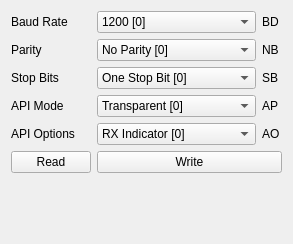
      <widget class="QWidget" name="RadioParameters_Serial">
       <attribute name="title">
        <string>Serial Parameters</string>
       </attribute>
       <layout class="QGridLayout" name="gridLayout_8">
        <item row="5" column="2" colspan="2">
         <widget class="QComboBox" name="RadioParameters_ApiMode">
          <property name="ParameterID" stdset="0">
           <string>AP</string>
          </property>
          <item>
           <property name="text">
            <string>Transparent [0]</string>
           </property>
          </item>
          <item>
           <property name="text">
            <string>API Without Escapes [1]</string>
           </property>
          </item>
          <item>
           <property name="text">
            <string>API With Escapes</string>
           </property>
          </item>
         </widget>
        </item>
        <item row="2" column="2" colspan="2">
         <widget class="QComboBox" name="RadioParameters_BaudRate">
          <property name="ParameterID" stdset="0">
           <string>BD</string>
          </property>
          <item>
           <property name="text">
            <string>1200 [0]</string>
           </property>
          </item>
          <item>
           <property name="text">
            <string>2400 [1]</string>
           </property>
          </item>
          <item>
           <property name="text">
            <string>4800 [2]</string>
           </property>
          </item>
          <item>
           <property name="text">
            <string>9600 [3]</string>
           </property>
          </item>
          <item>
           <property name="text">
            <string>19200 [4]</string>
           </property>
          </item>
          <item>
           <property name="text">
            <string>38400 [5]</string>
           </property>
          </item>
          <item>
           <property name="text">
            <string>57600 [6]</string>
           </property>
          </item>
          <item>
           <property name="text">
            <string>115200 [7]</string>
           </property>
          </item>
          <item>
           <property name="text">
            <string>230400 [8]</string>
           </property>
          </item>
          <item>
           <property name="text">
            <string>460800 [9]</string>
           </property>
          </item>
          <item>
           <property name="text">
            <string>921600 [A]</string>
           </property>
          </item>
         </widget>
        </item>
        <item row="9" column="2">
         <spacer name="horizontalSpacer">
          <property name="orientation">
           <enum>Qt::Orientation::Horizontal</enum>
          </property>
          <property name="sizeHint" stdset="0">
           <size>
            <width>40</width>
            <height>20</height>
           </size>
          </property>
         </spacer>
        </item>
        <item row="3" column="4">
         <widget class="QLabel" name="label_38">
          <property name="text">
           <string>NB</string>
          </property>
         </widget>
        </item>
        <item row="2" column="4">
         <widget class="QLabel" name="label_37">
          <property name="text">
           <string>BD </string>
          </property>
         </widget>
        </item>
        <item row="2" column="1">
         <widget class="QLabel" name="label_33">
          <property name="text">
           <string>Baud Rate</string>
          </property>
         </widget>
        </item>
        <item row="7" column="1">
         <widget class="QPushButton" name="RadioParameters_Serial_ReadButton">
          <property name="text">
           <string>Read</string>
          </property>
         </widget>
        </item>
        <item row="6" column="4">
         <widget class="QLabel" name="label_42">
          <property name="text">
           <string>AO</string>
          </property>
         </widget>
        </item>
        <item row="6" column="1">
         <widget class="QLabel" name="label_36">
          <property name="text">
           <string>API Options</string>
          </property>
         </widget>
        </item>
        <item row="4" column="1">
         <widget class="QLabel" name="label_39">
          <property name="text">
           <string>Stop Bits</string>
          </property>
         </widget>
        </item>
        <item row="6" column="2" colspan="2">
         <widget class="QComboBox" name="RadioParameters_ApiOptions">
          <property name="ParameterID" stdset="0">
           <string>AO</string>
          </property>
          <item>
           <property name="text">
            <string>RX Indicator [0]</string>
           </property>
          </item>
          <item>
           <property name="text">
            <string>Explicit RX Indicator [1]</string>
           </property>
          </item>
          <item>
           <property name="text">
            <string>Legacy RX Indicator [2]</string>
           </property>
          </item>
         </widget>
        </item>
        <item row="5" column="1">
         <widget class="QLabel" name="label_35">
          <property name="text">
           <string>API Mode</string>
          </property>
         </widget>
        </item>
        <item row="3" column="2" colspan="2">
         <widget class="QComboBox" name="RadioParameters_Parity">
          <property name="ParameterID" stdset="0">
           <string>NB</string>
          </property>
          <item>
           <property name="text">
            <string>No Parity [0]</string>
           </property>
          </item>
          <item>
           <property name="text">
            <string>Even Parity [1]</string>
           </property>
          </item>
          <item>
           <property name="text">
            <string>Odd Parity [2]</string>
           </property>
          </item>
         </widget>
        </item>
        <item row="4" column="2" colspan="2">
         <widget class="QComboBox" name="RadioParameters_StopBits">
          <property name="ParameterID" stdset="0">
           <string>SB</string>
          </property>
          <item>
           <property name="text">
            <string>One Stop Bit [0]</string>
           </property>
          </item>
          <item>
           <property name="text">
            <string>Two Stop Bits [1]</string>
           </property>
          </item>
         </widget>
        </item>
        <item row="8" column="1">
         <spacer name="verticalSpacer_3">
          <property name="orientation">
           <enum>Qt::Orientation::Vertical</enum>
          </property>
          <property name="sizeHint" stdset="0">
           <size>
            <width>20</width>
            <height>40</height>
           </size>
          </property>
         </spacer>
        </item>
        <item row="3" column="1">
         <widget class="QLabel" name="label_34">
          <property name="text">
           <string>Parity</string>
          </property>
         </widget>
        </item>
        <item row="4" column="4">
         <widget class="QLabel" name="label_40">
          <property name="text">
           <string>SB</string>
          </property>
         </widget>
        </item>
        <item row="5" column="4">
         <widget class="QLabel" name="label_41">
          <property name="text">
           <string>AP</string>
          </property>
         </widget>
        </item>
        <item row="7" column="2" colspan="3">
         <widget class="QPushButton" name="RadioParameters_Serial_WriteButton">
          <property name="text">
           <string>Write</string>
          </property>
         </widget>
        </item>
       </layout>
      </widget>
